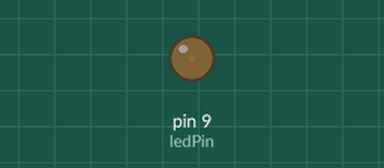
A sketch run on a simulated Arduino Uno, built with avr-gcc and run on an emulated ATmega328P. Parts: output pins drawn as LEDs (lit = HIGH).

Above: at 0.05 s.
At 2.3 s:
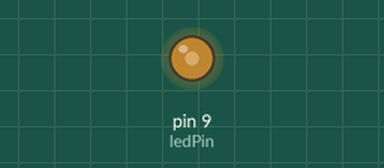
At 4.6 s:
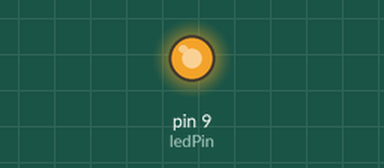
At 9.2 s:
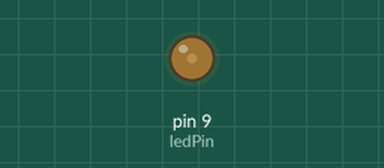
Timing chart, 0 to 14.0 s (numbered marks = the images above):
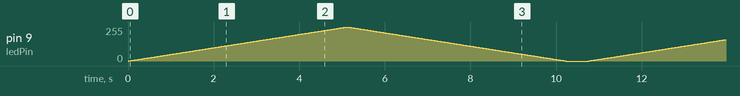

The sketch:

6.Led_contolled_byPWM.ino
```cpp
# define ledPin 9  // LEd connect to PWM pin 9

void setup() {
  pinMode(ledPin, OUTPUT); // set the led as an output

}

void loop() {

  for(int a =0; a<= 255; a++)
  {
    // Fade the LED from OFF (0) to full brightness (255)
    analogWrite(ledPin, a);    // write the PWM value to led
    delay(20);                 // small delay  for smooth fading
  }
  for(int a =255; a >= 0; a--)
  {
    // Fade the LED from full brightness back down to OFF
    analogWrite(ledPin, a);   // write the PWM to led
    delay(20);               //  small delay for smotthe fading
  }
  delay(500);  // Wait 0.5 seconds before the next fade cycle
}
```
